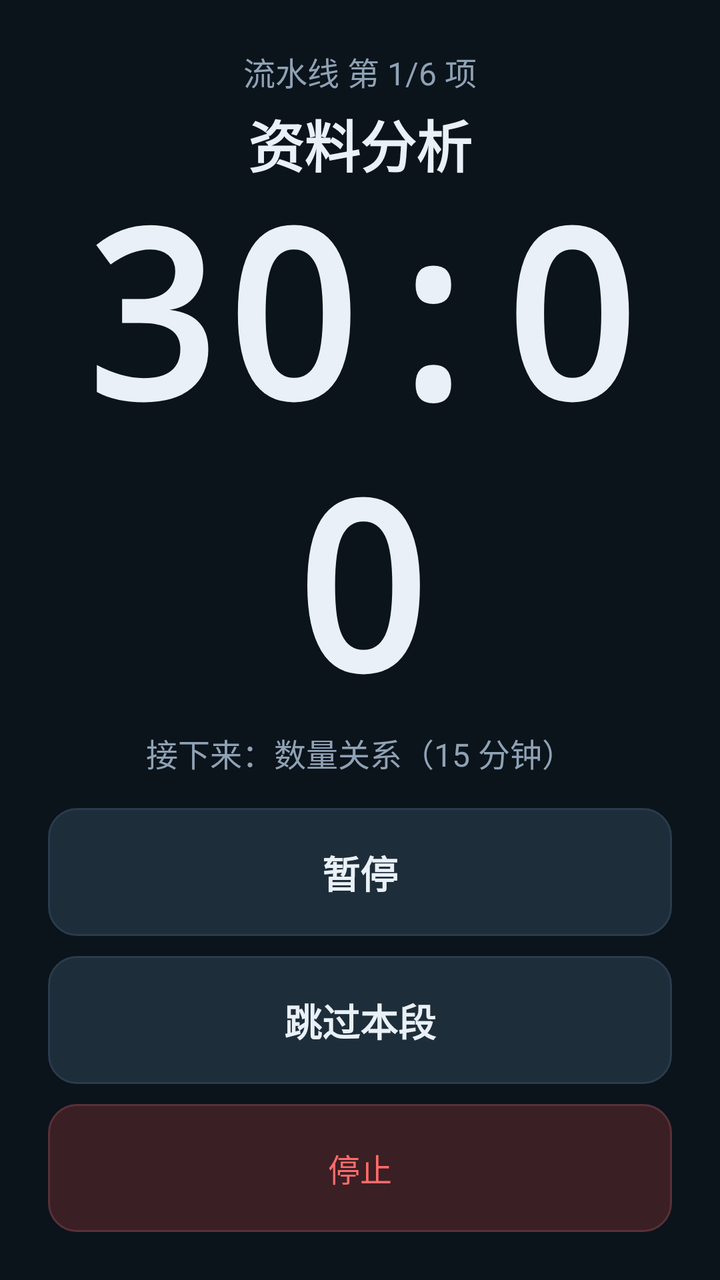
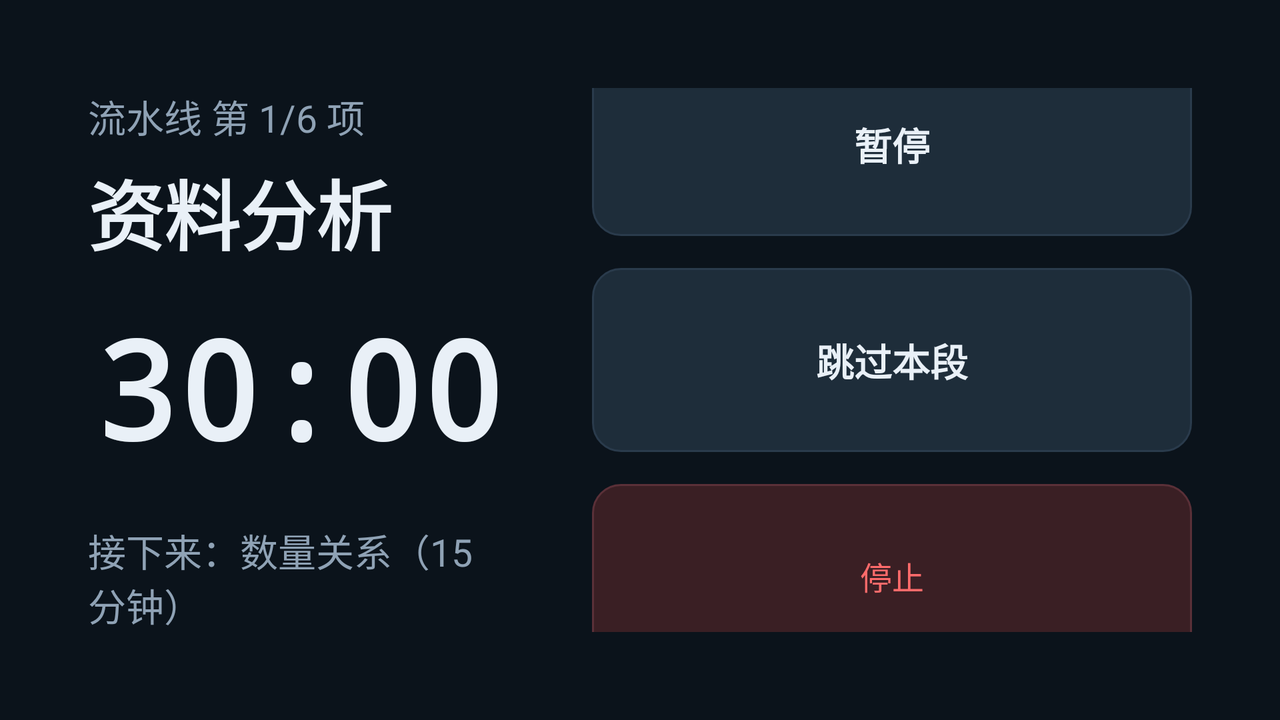

Compare how this app lays out the same screen by default and in its alternative resource folder. The renders come first, then the two layout files and the values they reference.
<!-- AndroidManifest.xml: activity theme RunTheme -->
<!-- res/layout/activity_run.xml -->
<?xml version="1.0" encoding="utf-8"?>
<LinearLayout xmlns:android="http://schemas.android.com/apk/res/android"
    android:layout_width="match_parent"
    android:layout_height="match_parent"
    android:background="@color/bg"
    android:orientation="vertical"
    android:padding="24dp">

    <TextView
        android:id="@+id/seqText"
        android:layout_width="match_parent"
        android:layout_height="wrap_content"
        android:gravity="center"
        android:text="流水线 第 1/6 项"
        android:textColor="@color/muted"
        android:textSize="16sp" />

    <TextView
        android:id="@+id/stageText"
        android:layout_width="match_parent"
        android:layout_height="wrap_content"
        android:layout_marginTop="4dp"
        android:gravity="center"
        android:text="资料分析"
        android:textColor="@color/text"
        android:textSize="28sp"
        android:textStyle="bold" />

    <TextView
        android:id="@+id/timeText"
        android:layout_width="match_parent"
        android:layout_height="0dp"
        android:layout_weight="1"
        android:autoSizeMaxTextSize="150sp"
        android:autoSizeMinTextSize="40sp"
        android:autoSizeStepGranularity="4sp"
        android:autoSizeTextType="uniform"
        android:fontFamily="monospace"
        android:gravity="center"
        android:includeFontPadding="false"
        android:text="30:00"
        android:textColor="@color/text"
        android:textStyle="bold" />

    <TextView
        android:id="@+id/nextText"
        android:layout_width="match_parent"
        android:layout_height="wrap_content"
        android:gravity="center"
        android:text="接下来：数量关系（15 分钟）"
        android:textColor="@color/muted"
        android:textSize="16sp" />

    <Button
        android:id="@+id/btnPause"
        style="@style/RunButton"
        android:layout_width="match_parent"
        android:layout_height="64dp"
        android:layout_marginTop="16dp"
        android:text="暂停" />

    <Button
        android:id="@+id/btnSkip"
        style="@style/RunButton"
        android:layout_width="match_parent"
        android:layout_height="64dp"
        android:layout_marginTop="10dp"
        android:text="跳过本段" />

    <Button
        android:id="@+id/btnStop"
        style="@style/DangerButton"
        android:layout_width="match_parent"
        android:layout_height="64dp"
        android:layout_marginTop="10dp"
        android:text="停止" />

    <Button
        android:id="@+id/btnAlert"
        style="@style/PrimaryButton"
        android:layout_width="match_parent"
        android:layout_height="76dp"
        android:layout_marginTop="16dp"
        android:text="立即开始下一项"
        android:textSize="21sp"
        android:visibility="gone" />

</LinearLayout>
<!-- resources referenced by this layout -->
<resources>
  <color name="bg">#0B131B</color>
  <color name="muted">#8FA2B5</color>
  <color name="text">#E9F0F7</color>
  <style name="DangerButton" parent="SecondaryButton">
          <item name="android:background">@drawable/btn_danger</item>
          <item name="android:textColor">@color/danger</item>
      </style>
  <style name="PrimaryButton">
          <item name="android:background">@drawable/btn_primary</item>
          <item name="android:textColor">#101820</item>
          <item name="android:textSize">20sp</item>
          <item name="android:textStyle">bold</item>
          <item name="android:textAllCaps">false</item>
          <item name="android:gravity">center</item>
          <item name="android:minHeight">0dp</item>
          <item name="android:minWidth">0dp</item>
          <item name="android:paddingLeft">16dp</item>
          <item name="android:paddingRight">16dp</item>
          <item name="android:stateListAnimator">@null</item>
      </style>
  <style name="RunButton" parent="SecondaryButton">
          <item name="android:textSize">19sp</item>
          <item name="android:textStyle">bold</item>
      </style>
  <style name="RunTheme" parent="AppTheme">
          <item name="android:windowFullscreen">true</item>
          <item name="android:windowContentOverlay">@null</item>
      </style>
  <style name="SecondaryButton">
          <item name="android:background">@drawable/btn_secondary</item>
          <item name="android:textColor">@color/text</item>
          <item name="android:textSize">16sp</item>
          <item name="android:textAllCaps">false</item>
          <item name="android:gravity">center</item>
          <item name="android:minHeight">0dp</item>
          <item name="android:minWidth">0dp</item>
          <item name="android:paddingLeft">12dp</item>
          <item name="android:paddingRight">12dp</item>
          <item name="android:stateListAnimator">@null</item>
      </style>
  <color name="danger">#FF6B6B</color>
  <!-- drawable btn_primary (drawable) -->
  <?xml version="1.0" encoding="utf-8"?>
  <ripple xmlns:android="http://schemas.android.com/apk/res/android"
      android:color="#55FFFFFF">
      <item>
          <selector>
              <item android:state_enabled="false">
                  <shape android:shape="rectangle">
                      <solid android:color="#3A4652" />
                      <corners android:radius="16dp" />
                  </shape>
              </item>
              <item android:state_pressed="true">
                  <shape android:shape="rectangle">
                      <solid android:color="@color/accent_dark" />
                      <corners android:radius="16dp" />
                  </shape>
              </item>
              <item>
                  <shape android:shape="rectangle">
                      <solid android:color="@color/accent" />
                      <corners android:radius="16dp" />
                  </shape>
              </item>
          </selector>
      </item>
  </ripple>
  <style name="AppTheme" parent="@android:style/Theme.Material.NoActionBar">
          <item name="android:windowBackground">@color/bg</item>
          <item name="android:colorAccent">@color/accent</item>
          <item name="android:colorPrimary">@color/surface</item>
          <item name="android:colorPrimaryDark">@color/bg</item>
          <item name="android:statusBarColor">@color/bg</item>
          <item name="android:navigationBarColor">@color/bg</item>
          <item name="android:windowLightStatusBar">false</item>
          <item name="android:windowLightNavigationBar">false</item>
          <item name="android:fontFamily">sans-serif</item>
          <item name="android:windowLayoutInDisplayCutoutMode">shortEdges</item>
      </style>
  <color name="danger_bg">#3A1F24</color>
  <color name="accent_dark">#E09A38</color>
  <color name="accent">#FFB454</color>
  <color name="surface">#16222D</color>
  <color name="surface2">#1E2D3A</color>
  <color name="border">#2A3B4C</color>
  <!-- some entries are left out for length -->
</resources>
<!-- res/layout-land/activity_run.xml (the repository's variant of the layout above) -->
<!-- drawn on the phone turned sideways -->
<?xml version="1.0" encoding="utf-8"?>
<LinearLayout xmlns:android="http://schemas.android.com/apk/res/android"
    android:layout_width="match_parent"
    android:layout_height="match_parent"
    android:background="@color/bg"
    android:orientation="horizontal"
    android:padding="44dp">

    <LinearLayout
        android:layout_width="0dp"
        android:layout_height="match_parent"
        android:layout_weight="1"
        android:orientation="vertical">

        <TextView
            android:id="@+id/seqText"
            android:layout_width="match_parent"
            android:layout_height="wrap_content"
            android:text="流水线 第 1/6 项"
            android:textColor="@color/muted"
            android:textSize="19sp" />

        <TextView
            android:id="@+id/stageText"
            android:layout_width="match_parent"
            android:layout_height="wrap_content"
            android:layout_marginTop="6dp"
            android:text="资料分析"
            android:textColor="@color/text"
            android:textSize="38sp"
            android:textStyle="bold" />

        <TextView
            android:id="@+id/timeText"
            android:layout_width="match_parent"
            android:layout_height="0dp"
            android:layout_weight="1"
            android:autoSizeMaxTextSize="250sp"
            android:autoSizeMinTextSize="60sp"
            android:autoSizeStepGranularity="4sp"
            android:autoSizeTextType="uniform"
            android:fontFamily="monospace"
            android:gravity="center"
            android:includeFontPadding="false"
            android:text="30:00"
            android:textColor="@color/text"
            android:textStyle="bold" />

        <TextView
            android:id="@+id/nextText"
            android:layout_width="match_parent"
            android:layout_height="wrap_content"
            android:text="接下来：数量关系（15 分钟）"
            android:textColor="@color/muted"
            android:textSize="19sp" />
    </LinearLayout>

    <LinearLayout
        android:layout_width="300dp"
        android:layout_height="match_parent"
        android:layout_marginStart="40dp"
        android:gravity="center_vertical"
        android:orientation="vertical">

        <Button
            android:id="@+id/btnPause"
            style="@style/RunButton"
            android:layout_width="match_parent"
            android:layout_height="92dp"
            android:text="暂停" />

        <Button
            android:id="@+id/btnSkip"
            style="@style/RunButton"
            android:layout_width="match_parent"
            android:layout_height="92dp"
            android:layout_marginTop="16dp"
            android:text="跳过本段" />

        <Button
            android:id="@+id/btnStop"
            style="@style/DangerButton"
            android:layout_width="match_parent"
            android:layout_height="92dp"
            android:layout_marginTop="16dp"
            android:text="停止" />

        <Button
            android:id="@+id/btnAlert"
            style="@style/PrimaryButton"
            android:layout_width="match_parent"
            android:layout_height="92dp"
            android:text="立即开始下一项"
            android:textSize="22sp"
            android:visibility="gone" />
    </LinearLayout>

</LinearLayout>
